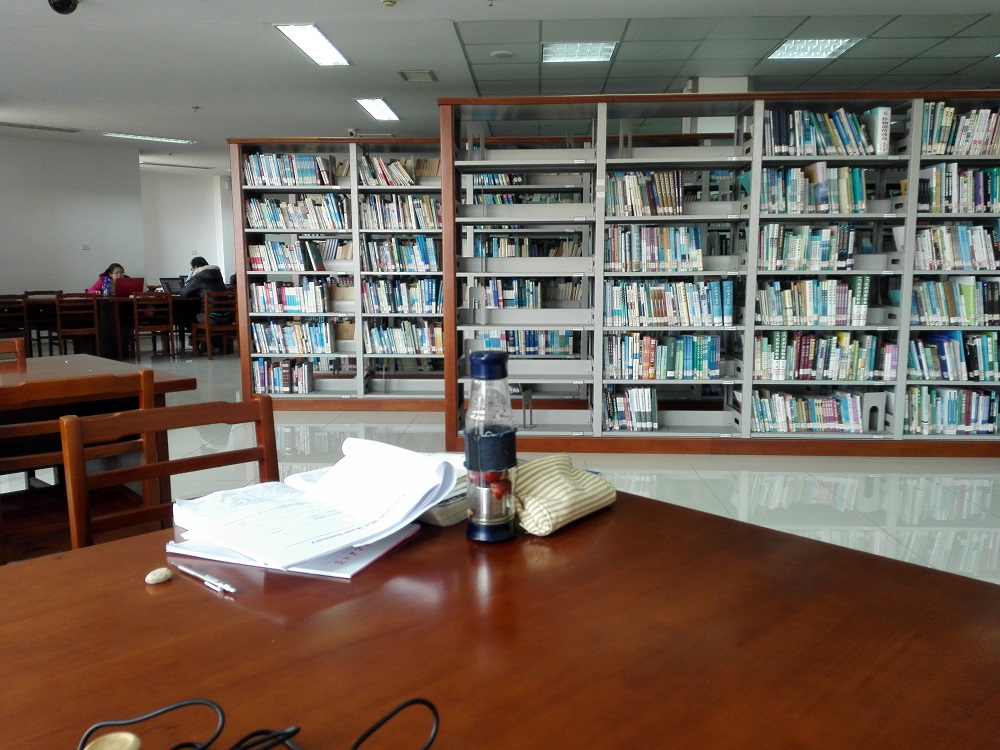
#> input picture Image/Library.jpg, 1000 x 750 px
$ python HoughLine_OpenCV.py
#> lines starting #> are read from the running program, lines starting #| are printed output that depends on the picture; after the words box and inside, x2 and y2 are one past the last pixel; in counts of white or black regions, pixels touching at a corner belong together
import cv2
import numpy as np

img = cv2.imread('./Image/Library.jpg')
#> img is the input picture: shape (750, 1000, 3); mean B, G, R 91.7, 102.5, 115.5
gray = cv2.cvtColor(img,cv2.COLOR_BGR2GRAY)
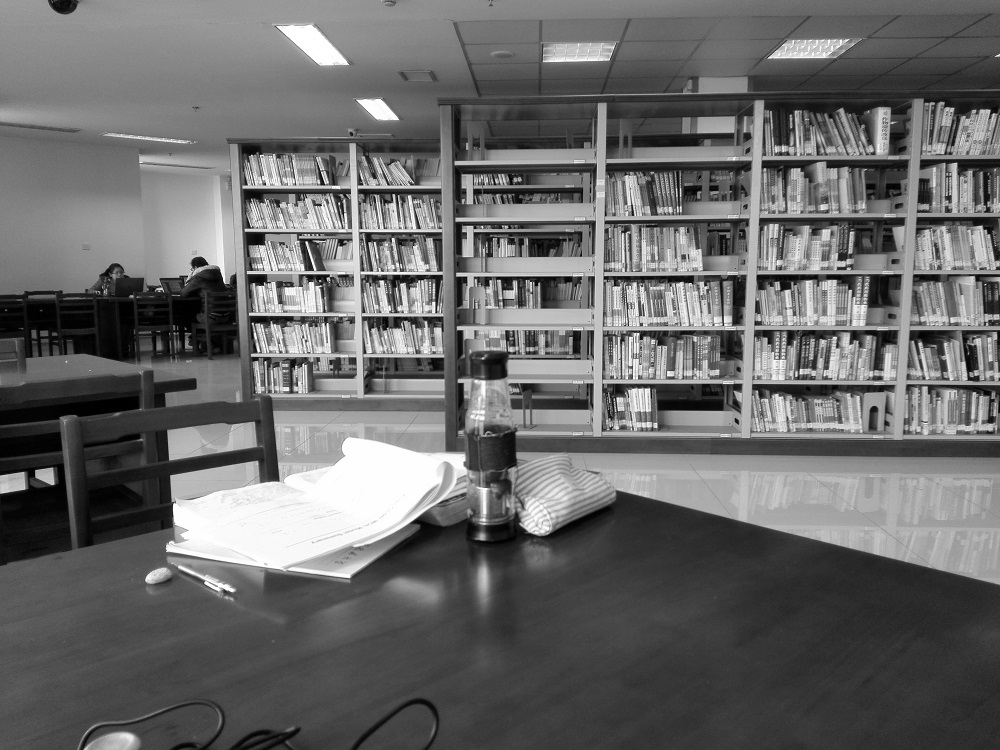
#> gray: shape (750, 1000); min 0, max 255, mean 105.1
edges = cv2.Canny(gray,50,150,apertureSize = 3)
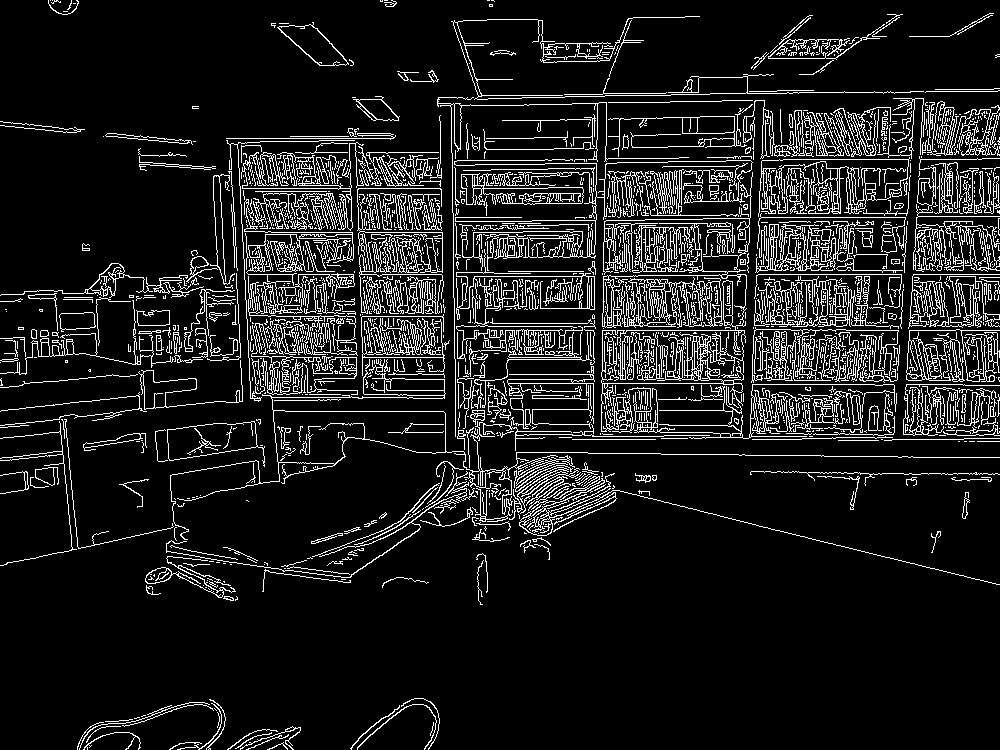
#> edges: shape (750, 1000); 11.1% white in thin lines or dots
# cv2.imshow('edge', edges)
# cv2.waitKey(0)
# cv2.destroyWindow("edge")
lines = cv2.HoughLines(edges,1,np.pi/180, 250)
#> lines = 617 rows, first 8: [330, 1.57], [274, 1.57], [173, 1.55], [169, 1.55], [357, 1.57], [326, 1.82], [188, 1.57], [158, 1.55]
#> (the run stopped early here; a loop or call above may not have finished)

$ run again, with Image/Corridor_c.jpg copied over Image/Library.jpg
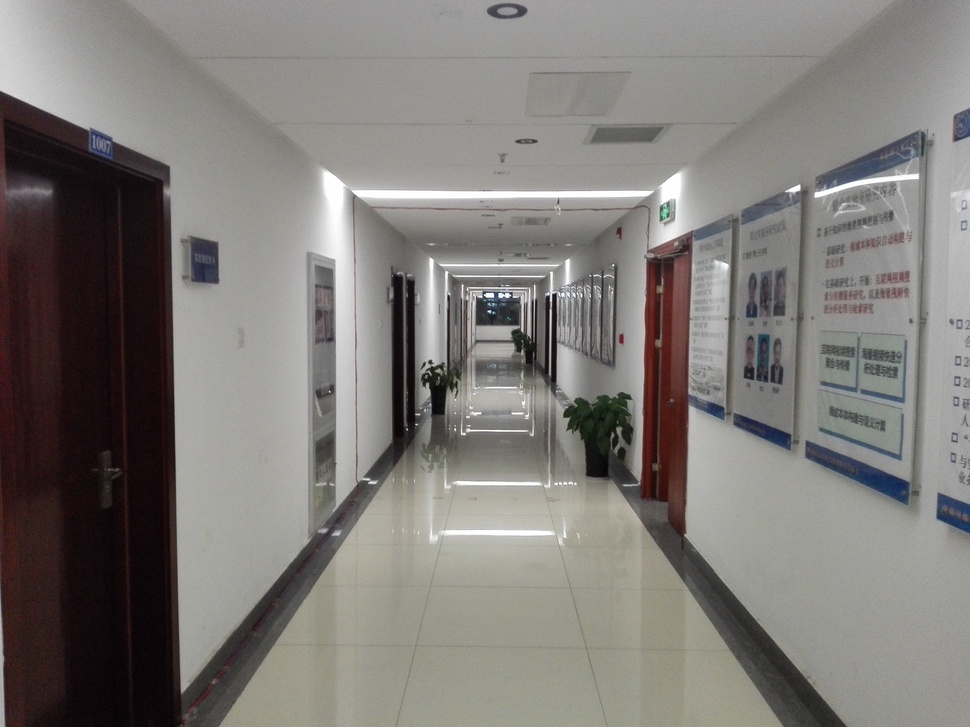
#> input picture Image/Corridor_c.jpg, 970 x 727 px, shrunk from 4160 x 3120 before the run
#> img is the input picture: shape (727, 970, 3); mean B, G, R 119.9, 123.4, 126.7
#> `edges = cv2.Canny(gray,50,150,apertureSize = 3)`:
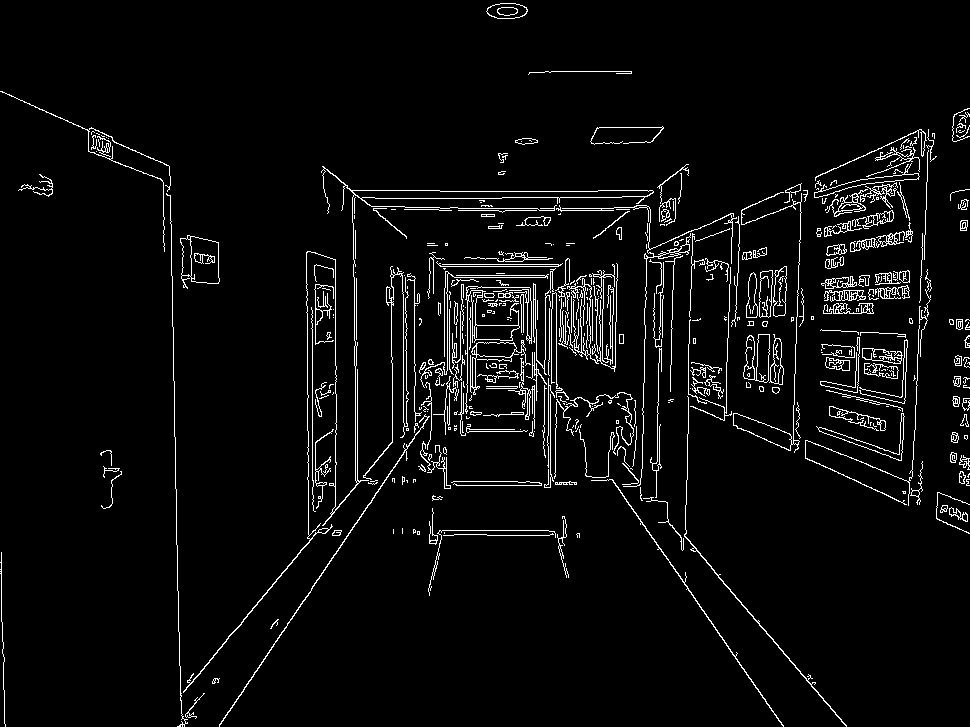
#> edges: shape (727, 970); 4.3% white in thin lines or dots
#> lines = [[587, 0.593], [-167, 3.12], [584, 0.698], [-226, 2.53], [106, 1.95], [493, 1.15], [-180, 2.44]]

$ run again, with Image/Corridor_l.jpg copied over Image/Library.jpg
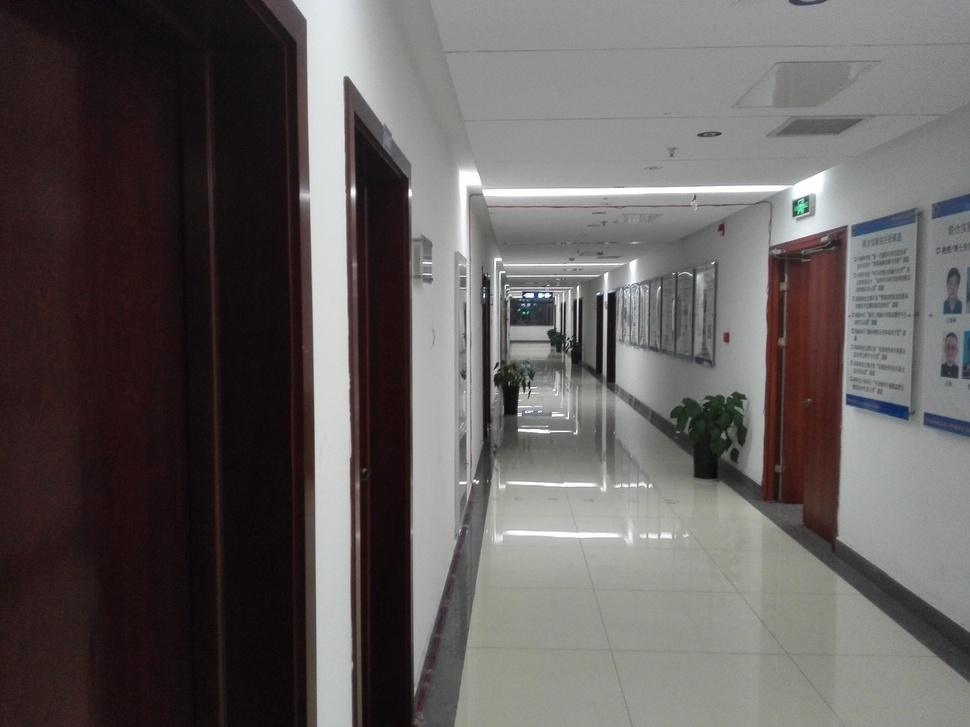
#> input picture Image/Corridor_l.jpg, 970 x 727 px, shrunk from 4160 x 3120 before the run
#> img is the input picture: shape (727, 970, 3); mean B, G, R 93.4, 94.5, 99.3
#> `gray = cv2.cvtColor(img,cv2.COLOR_BGR2GRAY)`:
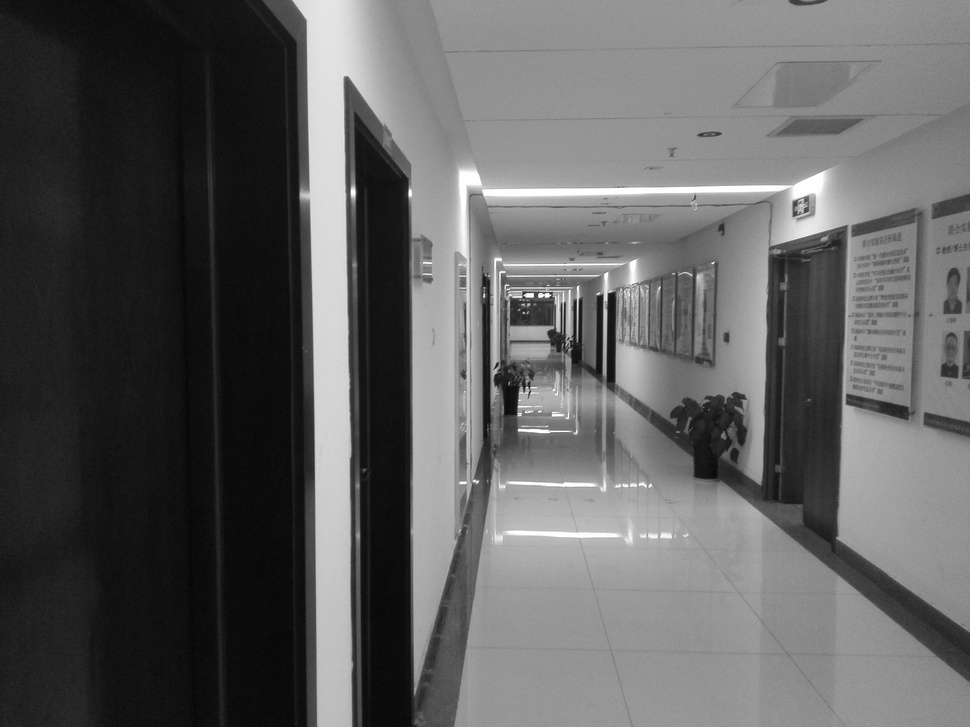
#> gray: shape (727, 970); min 4, max 255, mean 95.8
#> `edges = cv2.Canny(gray,50,150,apertureSize = 3)`:
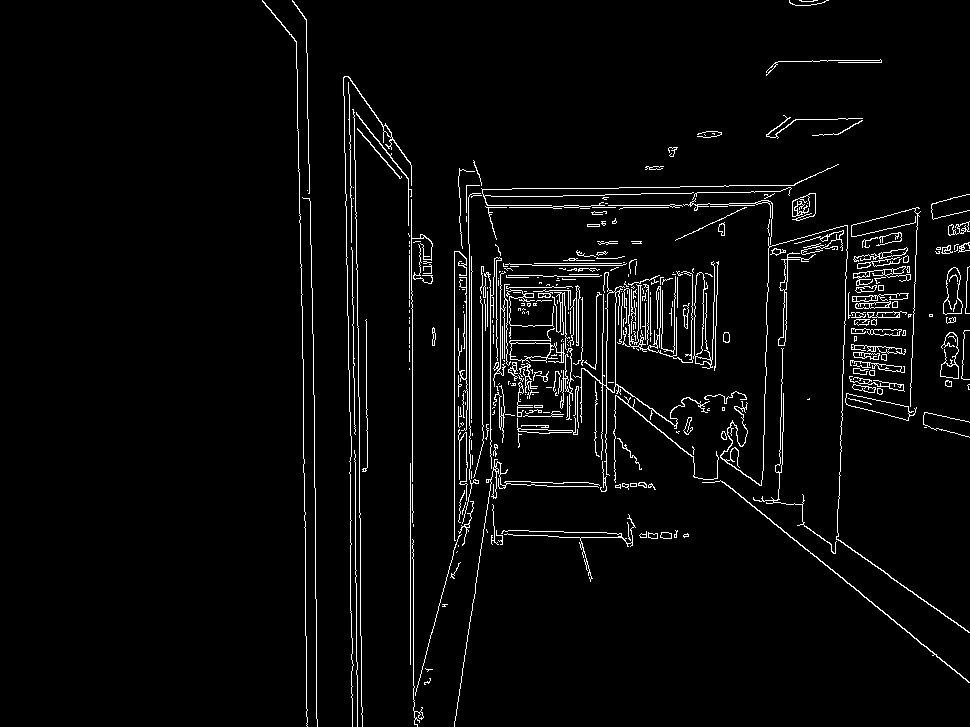
#> edges: shape (727, 970); 3.6% white in thin lines or dots, all inside (x1, y1, x2, y2) = (262, 0, 970, 727)
#> lines = [[-81, 2.25], [-347, 3.12], [-306, 3.12], [-342, 3.12], [454, 0], [-39, 2.18], [-295, 3.12], [466, 0]]
